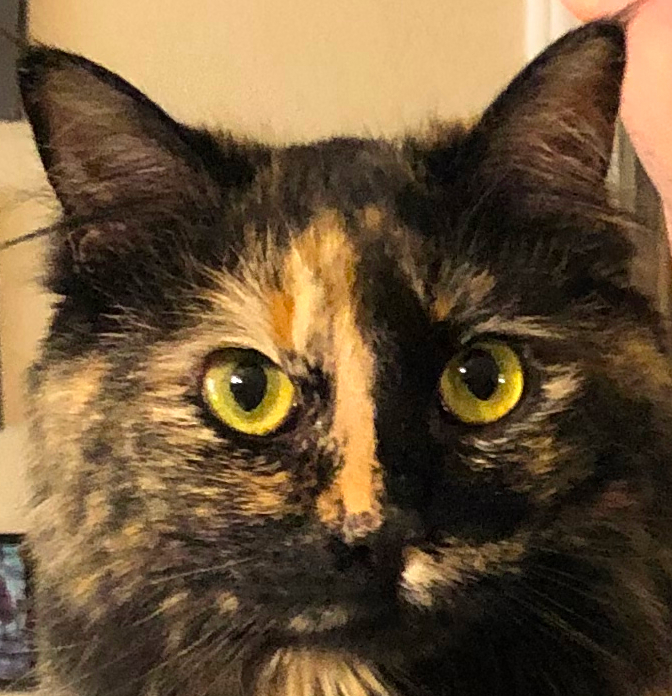
#> input picture img/bobbie_template.JPG, 672 x 696 px
$ jupyter execute feature_matching.ipynb
#> lines starting #> are read from the running program, lines starting #| are printed output that depends on the picture
[cell 1]
import matplotlib.pyplot as plt

import numpy as np
from skimage import io
from skimage.transform import AffineTransform
from skimage.measure import ransac
from skimage.color import rgb2gray, rgba2rgb
from skimage.feature import match_descriptors, plot_matched_features, SIFT

# Creating a feature template
This notebook demonstrates object recognition using SIFT features. We start by creating a template of a face based on features extracted from a single image. We can then attempt to match those features to similar features in other images.

[cell 2]
img1 = io.imread('img/bobbie_template.JPG')
#> img1 is the input picture: shape (696, 672, 3); mean R, G, B 109, 85.7, 57.2

# Extract keypoints from image using SIFT
img1_gray = rgb2gray(img1)
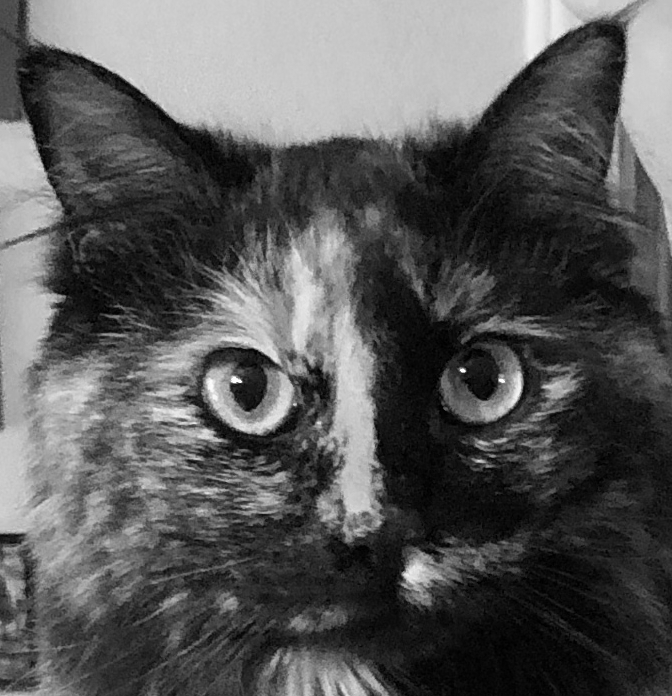
#> img1_gray: shape (696, 672) float64; min 0, max 0.999, mean 0.348
sift = SIFT()
sift.detect_and_extract(img1_gray)
keypoints1 = sift.keypoints
descriptors1 = sift.descriptors

# Display original image next to image with keypoints
fig, ax = plt.subplots(nrows=1, ncols=2, figsize=(8, 4))
ax[0].imshow(img1)
ax[0].axis('off')
ax[1].imshow(img1)
ax[1].axis('off')
ax[1].scatter(keypoints1[:, 1], keypoints1[:, 0], facecolor='none', edgecolor='r', s=40)
plt.show()

[cell 3]
img2 = io.imread('img/bobbie1.JPG')
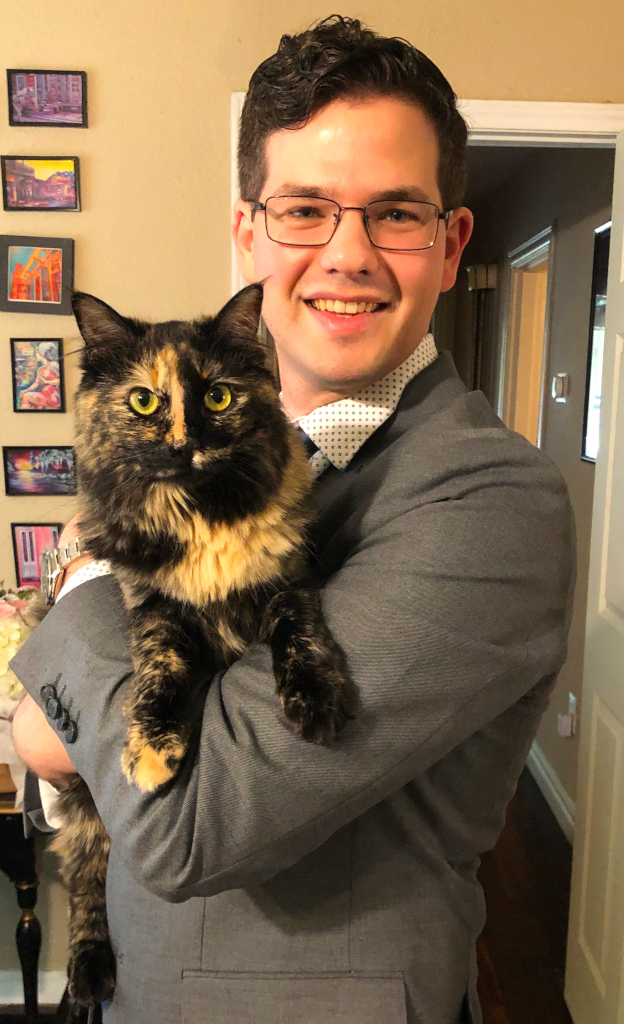
#> input picture img/bobbie1.JPG, 624 x 1024 px
#> img2 is the input picture: shape (1024, 624, 3); mean R, G, B 128, 104.6, 78.4

# Extract keypoints from image using SIFT
img2_gray = rgb2gray(img2)
sift.detect_and_extract(img2_gray)
keypoints2 = sift.keypoints
descriptors2 = sift.descriptors

# Display original image next to image with keypoints
fig, ax = plt.subplots(nrows=1, ncols=2, figsize=(8, 4))
ax[0].imshow(img2)
ax[0].axis('off')
ax[1].imshow(img2)
ax[1].axis('off')
ax[1].scatter(keypoints2[:, 1], keypoints2[:, 0], facecolor='none', edgecolor='r', s=40)
plt.show()

# Matcing Descriptors
Now that we have two sets of descriptors, we can using `match_descriptors` from `skimage.feature` to find the best matches.  This algorithm implements a brute force search by comparing each descriptor in the first set to every descriptor in the second set.

As we will see, there are many matches that do not correspond to the same object. We can limit ambiguous matches by limiting the maximum ratio between the first and second closest descriptor in the second set. This ratio is known as the Lowe's ratio and is a common heuristic for filtering ambiguous matches. The ratio is calculated as follows:

$$r = \frac{d_1}{d_2}$$

where $d_1$ and $d_2$ are the distances between the first and second closest descriptors in the second set.

For example, if the first closest descriptor is 0.6 and the second closest descriptor is 0.8, then the Lowe's ratio is 0.75. If we set the Lowe's ratio to 0.8, then we will only keep matches where the first closest descriptor is less than 0.8 times the distance of the second closest descriptor. In this case, we would keep the match.

More information can be found in the [SIFT paper](http://www.cs.ubc.ca/~lowe/papers/ijcv04.pdf) and this [StackOverflow answer](https://stackoverflow.com/questions/51197091/how-does-the-lowes-ratio-test-work).

[cell 4]
# Match descriptors between img1 and img2
matches12 = match_descriptors(descriptors1, descriptors2, cross_check=True, max_ratio=0.8)

# Display matches
fig, ax = plt.subplots()
plot_matched_features(img1, img2, keypoints0=keypoints1, keypoints1=keypoints2, matches=matches12, ax=ax)
ax.axis('off')
plt.show()

After limiting the max ratio of the closest descriptors, we see that the template features are in fact being matched to what appear to be the same features in the test image.

We should not be convinced by this just yet. These are only point-wise matches that do not take into account the spatial relationship between the features. It is possible that these template features match to the test image features in a way that is not consistent with the template image.

The question becomes: how do we know that the features in the test image are in fact the same features in the template image?

One answer to this is to use a homography to transform the template features to the test image features. If the features are in fact the same, then the transformed template features should be in the same location as the test image features.

In practice, this is accomplished using [RANdom SAmple Consensus](https://dillhoffaj.utasites.cloud/posts/random_sample_consensus/).

[cell 5]
model12, inliers12 = ransac((keypoints1[matches12[:, 0]][:, ::-1], keypoints2[matches12[:, 1]][:, ::-1]),  # source and destination coordinates
                            AffineTransform,  # the model class
                            min_samples=3,  # minimum number of coordinates to fit the model
                            residual_threshold=2,  # maximum distance for a data point to be considered an inlier
                            max_trials=100)  # maximum number of iterations
outliers12 = inliers12 == False

# Display inlier and outlier matches
fig, ax = plt.subplots()
plot_matched_features(img1, img2, keypoints0=keypoints1, keypoints1=keypoints2, matches=matches12[inliers12], matches_color='g', ax=ax)
plot_matched_features(img1, img2, keypoints0=keypoints1, keypoints1=keypoints2, matches=matches12[outliers12], matches_color='r', ax=ax)
ax.axis('off')
plt.show()

# Match Confidence

Can we be satisfied that this is a good match? What if 90% of the features match, but the remaining 10% are incorrect? We can use the homography to calculate the error of the match. The error is the sum of the squared distances between the transformed template features and the test image features.

We can use this error to determine the confidence of the match. If the error is small, then we can be confident that the features are in fact the same. If the error is large, then we should be suspicious of the match.

[cell 6]
# Get indices of matching keypoints for each of the images
kp1_idxs = matches12[inliers12, 0]
kp2_idxs = matches12[inliers12, 1]

# Get coordinates of matching keypoints for each of the images
matching_keypoints1 = keypoints1[kp1_idxs][:, ::-1] # keypoints are row, col but we want x, y
matching_keypoints2 = keypoints2[kp2_idxs][:, ::-1]
transformed_kp1 = model12(matching_keypoints1)

# Compute sum of squared distances between matched keypoints
distances = np.sum((transformed_kp1 - matching_keypoints2)**2, axis=1)
# Compute mean squared distance
mean_distance = np.mean(distances)
print('Mean squared distance: {}'.format(mean_distance))

# Match Confidence Part Deux

In the previous test, we used the error of the transformed keypoints as compared to the target keypoints to determine the confidence of the estimated homography. What if only a small portion of the keypoints are transformed? The error will be small, but we should be skeptical of the match.

We can also evaluate the confidence of the match by calculating the ratio of the number of inliers to the total number of matches.

Another way to evaluate the confidence of the match is to calculate the ratio of the number of inliers to the total number of keypoints in the template image.

[cell 7]
img3 = io.imread('img/bobbie3.JPG')
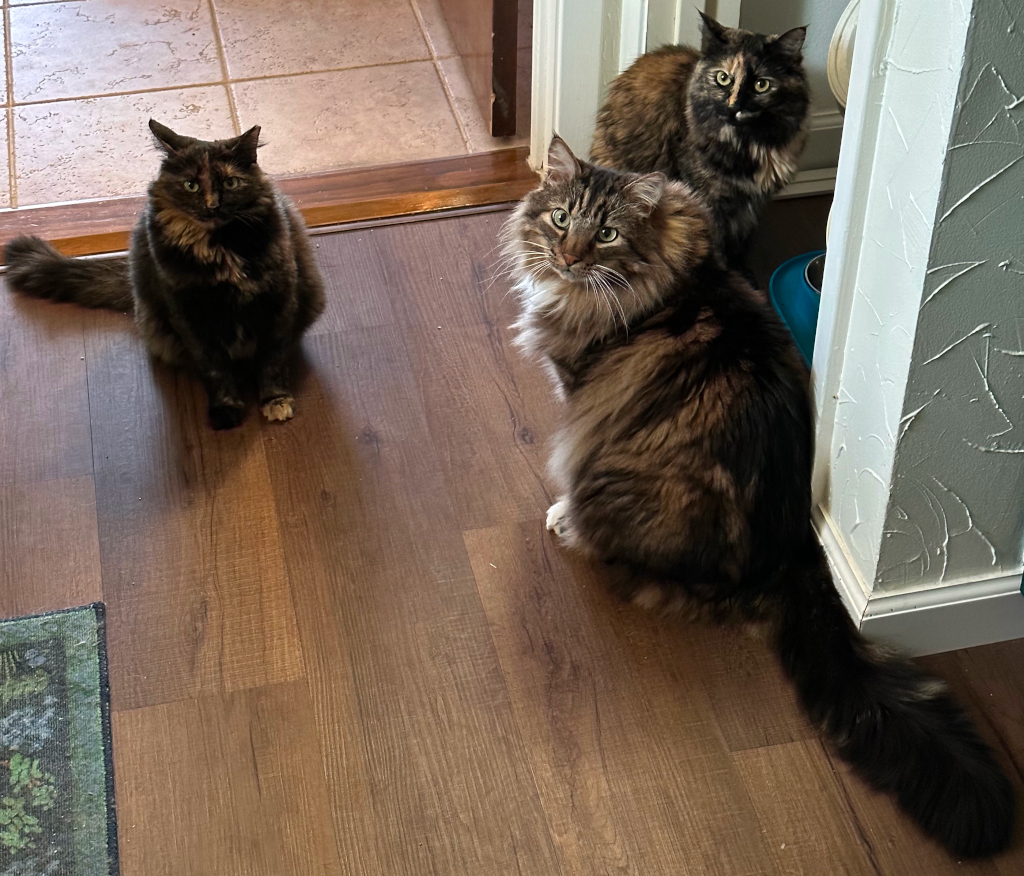
#> input picture img/bobbie3.JPG, 1024 x 876 px
#> img3 is the input picture: shape (876, 1024, 3); mean R, G, B 118.4, 102.9, 90.1

# Extract keypoints from image using SIFT
img3_gray = rgb2gray(img3)
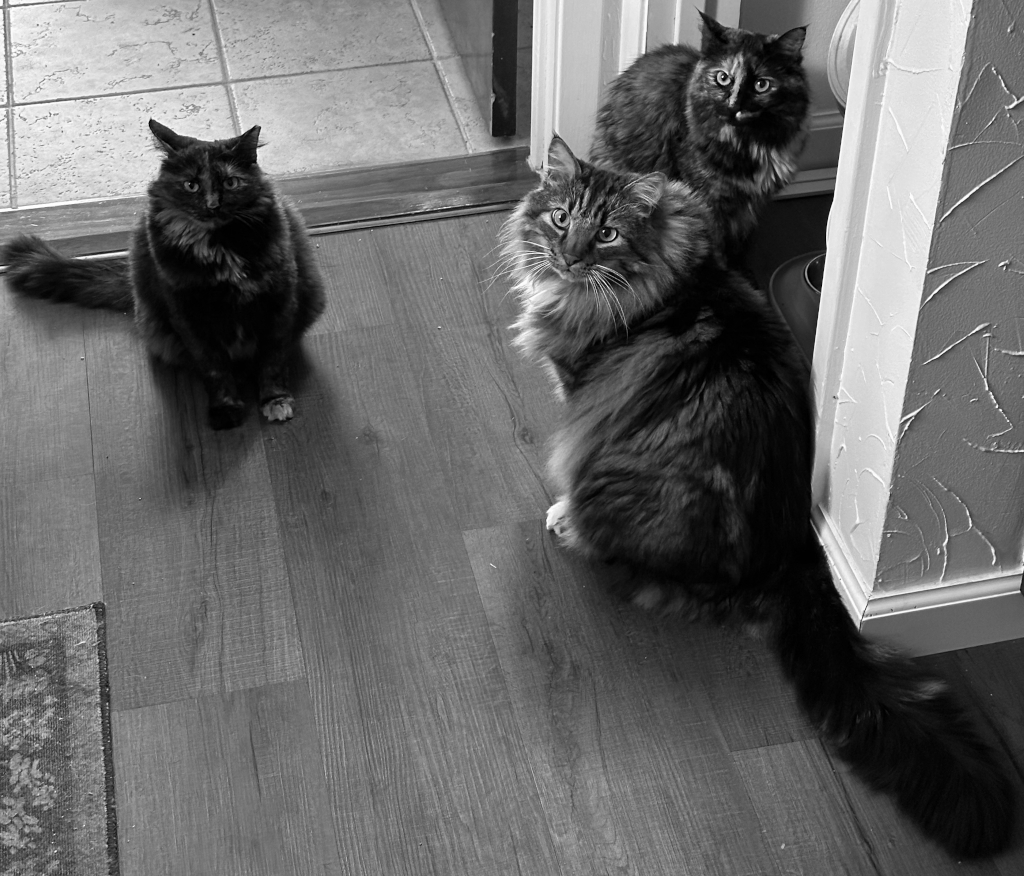
#> img3_gray: shape (876, 1024) float64; min 0, max 1, mean 0.413
sift.detect_and_extract(img3_gray)
keypoints3 = sift.keypoints
descriptors3 = sift.descriptors

# Display original image next to image with keypoints
fig, ax = plt.subplots(nrows=1, ncols=2, figsize=(8, 4))
ax[0].imshow(img3)
ax[0].axis('off')
ax[1].imshow(img3)
ax[1].axis('off')
ax[1].scatter(keypoints3[:, 1], keypoints3[:, 0], facecolor='none', edgecolor='r', s=40)
plt.show()

[cell 8]
# Match descriptors between img1 and img3
matches13 = match_descriptors(descriptors1, descriptors3, cross_check=True, max_ratio=0.6)

# Display matches
fig, ax = plt.subplots()
plot_matched_features(img1, img3, keypoints0=keypoints1, keypoints1=keypoints3, matches=matches13, ax=ax)
ax.axis('off')
plt.show()

[cell 9]
model13, inliers13 = ransac((keypoints1[matches13[:, 0]][:, ::-1], keypoints3[matches13[:, 1]][:, ::-1]),  # source and destination coordinates
                            AffineTransform,  # the model class
                            min_samples=3,  # minimum number of coordinates to fit the model
                            residual_threshold=2,  # maximum distance for a data point to be considered an inlier
                            max_trials=100)  # maximum number of iterations
outliers13 = inliers13 == False

# Display inlier and outlier matches
fig, ax = plt.subplots()
plot_matched_features(img1, img3, keypoints0=keypoints1, keypoints1=keypoints3, matches=matches13[inliers13], matches_color='g', ax=ax)
plot_matched_features(img1, img3, keypoints0=keypoints1, keypoints1=keypoints3, matches=matches13[outliers13], matches_color='r', ax=ax)
ax.axis('off')
plt.show()

[cell 10]
# Get indices of matching keypoints for each of the images
kp1_idxs = matches13[inliers13, 0]
kp3_idxs = matches13[inliers13, 1]

# Get coordinates of matching keypoints for each of the images
matching_keypoints1 = keypoints1[kp1_idxs][:, ::-1] # keypoints are row, col but we want x, y
matching_keypoints3 = keypoints3[kp3_idxs][:, ::-1]
transformed_kp1 = model13(matching_keypoints1)

# Compute sum of squared distances between matched keypoints
distances = np.sum((transformed_kp1 - matching_keypoints3)**2, axis=1)
# Compute mean squared distance
mean_distance = np.mean(distances)
print('Mean squared distance: {}'.format(mean_distance))

# Compute the ratio of inliers/outliers
inlier_ratio = np.sum(inliers13) / len(inliers13)
print('Inlier ratio: {}'.format(inlier_ratio))

# Compute the ratio of inliers to features in the template
feature_ratio = np.sum(inliers13) / len(keypoints1)
print('Feature ratio: {} ({}/{} features)'.format(feature_ratio, np.sum(inliers13), len(keypoints1)))

Let's re-evaluate our first match using these new confidence metrics.

[cell 11]
# Compute the ratio of inliers/outliers
inlier_ratio = np.sum(inliers12) / len(inliers12)
print('Inlier ratio: {:.4}'.format(inlier_ratio))

# Compute the ratio of inliers to features in the template
feature_ratio = np.sum(inliers12) / len(keypoints1)
print('Feature ratio: {:.4} ({}/{} features)'.format(feature_ratio, np.sum(inliers12), len(keypoints1)))

# Detection via Bounding Boxes

We can use the homography to transform the bounding box of the template image to the test image. This will give us a bounding box that should contain the template image in the test image.

[cell 12]
# Create a bounding box for the template image
bbox = np.array([[0, 0],
                 [0, img1.shape[0]],
                 [img1.shape[1], img1.shape[0]],
                 [img1.shape[1], 0]])
#> bbox = [[0, 0], [0, 696], [672, 696], [672, 0]]

# Transform the bounding box to the coordinate system of the target image
transformed_bbox = model12(bbox)

minc = np.min(transformed_bbox[:, 0])
#> minc = 65.18
maxc = np.max(transformed_bbox[:, 0])
#> maxc = 277.8
minr = np.min(transformed_bbox[:, 1])
#> minr = 276.9
maxr = np.max(transformed_bbox[:, 1])
#> maxr = 497.2
bx = (minc, maxc, maxc, minc, minc)
#> bx = (65.18, 277.8, 277.8, 65.18, 65.18)
by = (minr, minr, maxr, maxr, minr)

# bx, by = transform_template_bbox(template_corners, model12)

# Draw the bounding box on the target image
fig, ax = plt.subplots()
ax.imshow(img2)
ax.plot(bx, by, '-r', lw=2)
ax.axis('off')
plt.show()
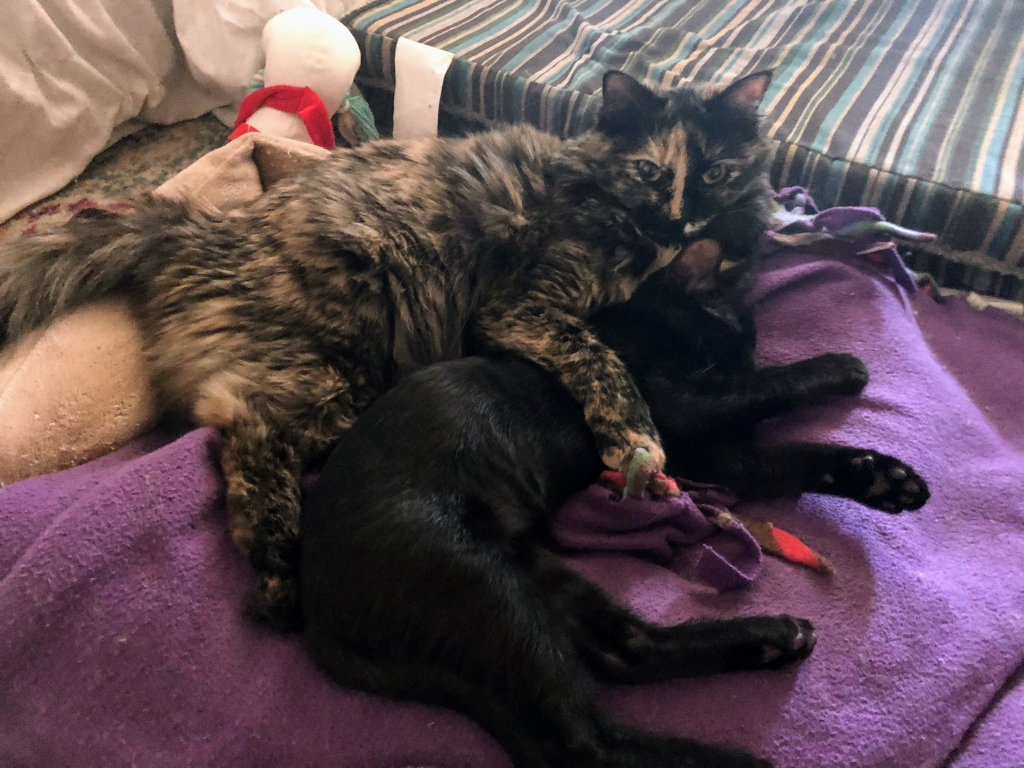
#> input picture img/bobbie4.jpeg, 1024 x 768 px
#> further down, test_img is the input picture: shape (768, 1024, 3); mean R, G, B 94.4, 76.1, 82.8

# Putting it All Together

We can now put all of the pieces together to create a function that will detect the template image in a test image.

[cell 13]
def detect_bobbie(img, template_keypoints, template_descriptors, template_bbox, max_ratio=0.6):
    # Extract keypoints from image using SIFT
#> called with template_keypoints = array of shape (4057, 2), template_descriptors = array of shape (4057, 128), template_bbox = array of shape (4, 2), max_ratio = 0.7
    img_gray = rgb2gray(img)
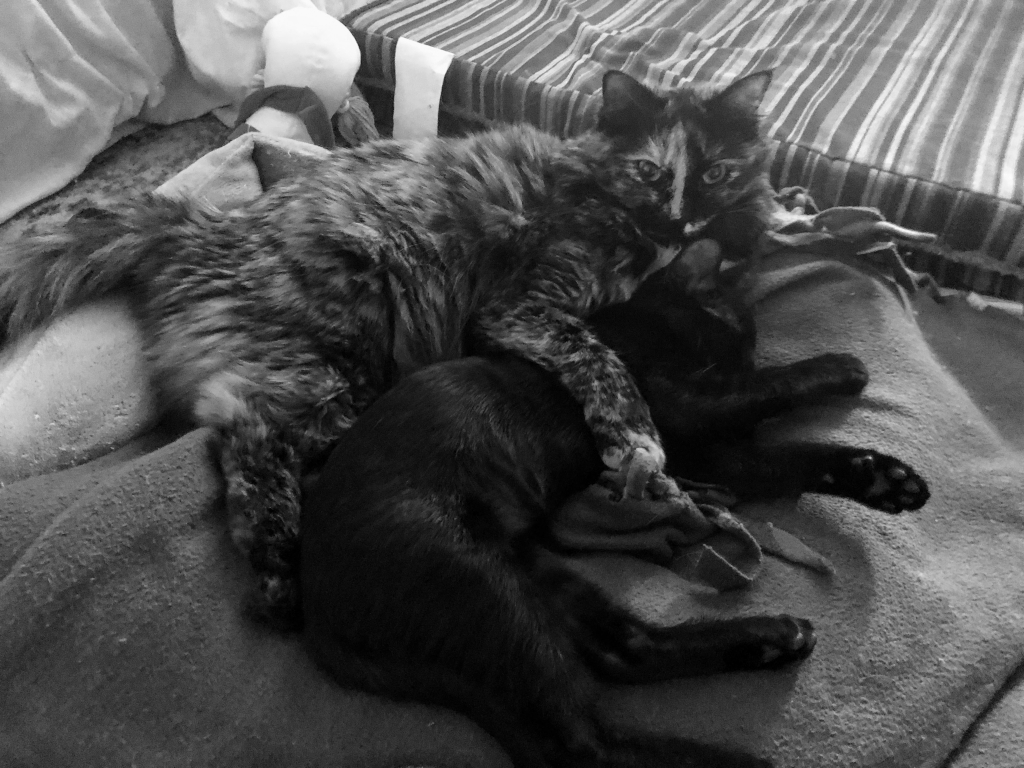
#> img_gray: shape (768, 1024) float64; min 0, max 0.99, mean 0.316
    sift.detect_and_extract(img_gray)
    keypoints = sift.keypoints
    descriptors = sift.descriptors

    # Match descriptors between template and image
    matches = match_descriptors(template_descriptors, descriptors, cross_check=True, max_ratio=max_ratio)

    # Estimate affine transformation model using all coordinates
    model, inliers = ransac((template_keypoints[matches[:, 0]][:, ::-1], keypoints[matches[:, 1]][:, ::-1]),  # source and destination coordinates
                            AffineTransform,  # the model class
                            min_samples=3,  # minimum number of coordinates to fit the model
                            residual_threshold=2,  # maximum distance for a data point to be considered an inlier
                            max_trials=100)  # maximum number of iterations

    # Compute the mean squared distance between all inlier coordinates
    distances = np.sum((model(template_keypoints[matches[inliers, 0]][:, ::-1]) - keypoints[matches[inliers, 1]][:, ::-1])**2, axis=1)
    mean_distance = np.mean(distances)

    # Compute the ratio of inliers to features in the template
    feature_ratio = np.sum(inliers) / len(template_keypoints)

    # Compute the ratio of inliers/outliers
    inlier_ratio = np.sum(inliers) / len(inliers)

    # Transform the bounding box to the coordinate system of the target image
    transformed_bbox = model(template_bbox)

    minc = np.min(transformed_bbox[:, 0])
    maxc = np.max(transformed_bbox[:, 0])
    minr = np.min(transformed_bbox[:, 1])
    maxr = np.max(transformed_bbox[:, 1])
    bx = (minc, maxc, maxc, minc, minc)
    by = (minr, minr, maxr, maxr, minr)

    return mean_distance, feature_ratio, inlier_ratio, bx, by

[cell 14]
test_img = io.imread('img/bobbie4.jpeg')

mean_distance, feature_ratio, inlier_ratio, bx, by = detect_bobbie(test_img, keypoints1, descriptors1, bbox, max_ratio=0.7)
#> mean_distance = 0.197; feature_ratio = 0.000986; inlier_ratio = 0.4; bx = (573.3, 779.4, 779.4, 573.3, 573.3); by = (39.22, 39.22, 298.2, 298.2, 39.22)

# Draw the bounding box on the target image
fig, ax = plt.subplots()
ax.imshow(test_img)
ax.plot(bx, by, '-r', lw=2)
ax.axis('off')
plt.show()
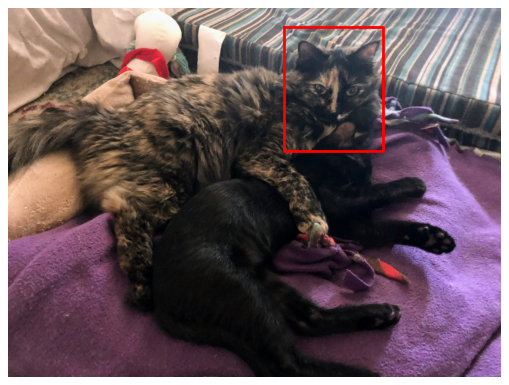
#> figure drawn by matplotlib, 1 panel
